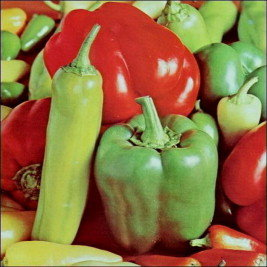
#> input picture lab5/pepper.jpg, 267 x 267 px
$ python lab5_task3.py   (older library calls are emulated)
#> lines starting #> are read from the running program, lines starting #| are printed output that depends on the picture; after the words box and inside, x2 and y2 are one past the last pixel; in counts of white or black regions, pixels touching at a corner belong together
#> further down, image is the input picture: shape (267, 267, 3); mean B, G, R 64.8, 112.5, 144.9
import cv2
import numpy as np
import matplotlib.pyplot as plt

def adaptive_median_filter(img, kernel_size=3):
    """Applies an adaptive median filter to reduce noise while preserving edges."""
#> called with kernel_size = 3
    return cv2.medianBlur(img, kernel_size)
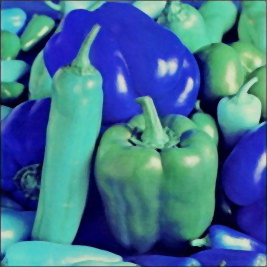
#> returned value: shape (267, 267, 3); mean of channels 0, 1, 2 144.9, 112.4, 64.5; drawn as B, G, R

def max_directional_difference(img):
    """Computes the maximum directional difference in the RGB space."""
    diff = np.zeros(img.shape[:2], dtype=np.float32)
    for i in range(3):  # Iterate over R, G, B channels
        #Compute Sobel in x direction in the selected channel
        sobelx = np.abs(cv2.Sobel(img[:, :, i], cv2.CV_64F, 1, 0))
        # Compute Sobel in y direction in the selected channel
        sobely = np.abs(cv2.Sobel(img[:, :, i], cv2.CV_64F, 0, 1))
        diff = np.maximum(diff, np.sqrt(sobelx**2 + sobely**2))
#> this loop made 3 passes
#> pass 1, in max_directional_difference, `sobelx = np.abs(cv2.Sobel(img[:, :, i], cv2.CV_64F, 1, 0))`:
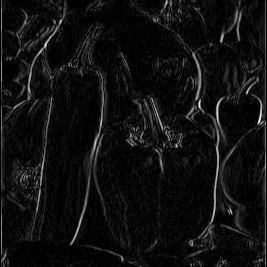
#> sobelx: shape (267, 267) float64; min 0, max 684, mean 44.1; drawn with min black and max white
#> pass 1, in max_directional_difference, `sobely = np.abs(cv2.Sobel(img[:, :, i], cv2.CV_64F, 0, 1))`:
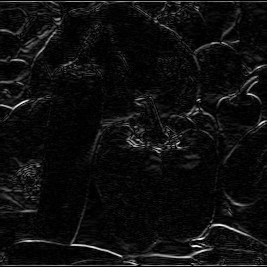
#> sobely: shape (267, 267) float64; min 0, max 674, mean 39.9; drawn with min black and max white
#> pass 1, in max_directional_difference, `diff = np.maximum(diff, np.sqrt(sobelx**2 + sobely**2))`:
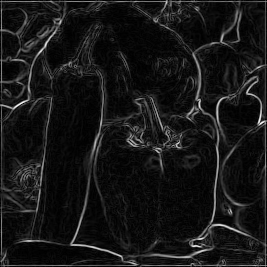
#> diff: shape (267, 267) float64; min 0, max 753.2, mean 67.6; drawn with min black and max white
#> pass 2, in max_directional_difference, `sobelx = np.abs(cv2.Sobel(img[:, :, i], cv2.CV_64F, 1, 0))`:
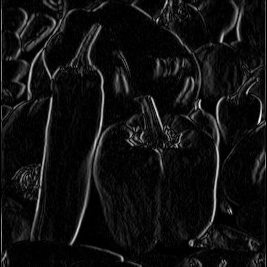
#> sobelx: shape (267, 267) float64; min 0, max 769, mean 52.3; drawn with min black and max white
#> after the loop:
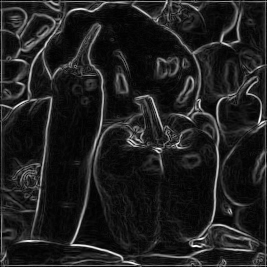
#> diff: shape (267, 267) float64; min 0, max 796, mean 101.1; drawn with min black and max white
    return diff

def threshold_edge_detection(diff, threshold_ratio=0.3):
    """Applies a threshold to the detected edges."""
#> called with threshold_ratio = 0.3
    threshold = threshold_ratio * np.max(diff)
#> threshold = 238.8
    return (diff > threshold).astype(np.uint8) * 255
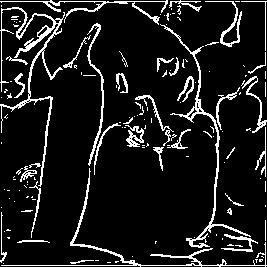
#> returned value: shape (267, 267); 10.5% white in thin lines or dots

# Load image
image = cv2.imread("pepper.jpg")
image = cv2.cvtColor(image, cv2.COLOR_BGR2RGB)

# Apply adaptive median filter
filtered_img = adaptive_median_filter(image, kernel_size=3)

# Compute max directional difference
edge_map = max_directional_difference(image)

# Apply thresholding
final_edges = threshold_edge_detection(edge_map)

# Display results
fig, ax = plt.subplots(1, 3, figsize=(15, 5))
ax[0].imshow(image)
ax[0].set_title("Original Image")
ax[0].axis("off")

ax[1].imshow(edge_map, cmap="gray")
ax[1].set_title("Max Directional Difference")
ax[1].axis("off")

ax[2].imshow(final_edges, cmap="gray")
ax[2].set_title("Final Edge Map")
ax[2].axis("off")

plt.show()

$ run again, with lab5/cameraman.png saved as lab5/pepper.jpg
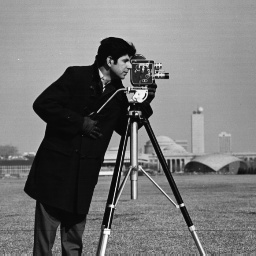
#> input picture lab5/cameraman.png, 256 x 256 px
#> image is the input picture: shape (256, 256, 3); min 4, max 254, mean 118.7
#> the loop in max_directional_difference, `for i in range(3):` made 3 passes
#> pass 1, in max_directional_difference, `diff = np.maximum(diff, np.sqrt(sobelx**2 + sobely**2))`:
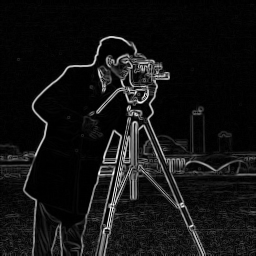
#> diff: shape (256, 256) float64; min 0, max 911.4, mean 70.5; drawn with min black and max white
#> threshold = 273.4
#> in threshold_edge_detection, `return (diff > threshold).astype(np.uint8) * 255`:
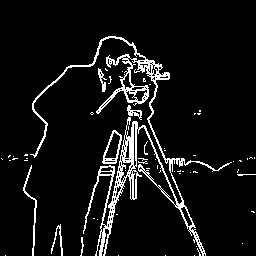
#> returned value: shape (256, 256); 7.4% white in thin lines or dots, all inside (x1, y1, x2, y2) = (1, 36, 256, 256)

$ run again, with lab5/scene.png saved as lab5/pepper.jpg
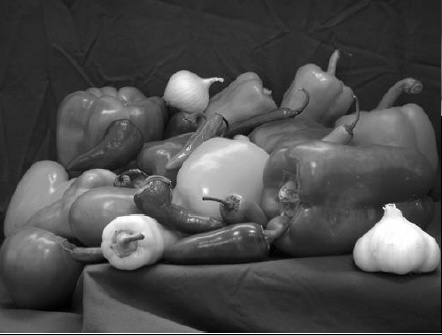
#> input picture lab5/scene.png, 442 x 335 px
#> image is the input picture: shape (335, 442, 3); min 0, max 255, mean 76.7
#> threshold = 293.7
#> in threshold_edge_detection, `return (diff > threshold).astype(np.uint8) * 255`:
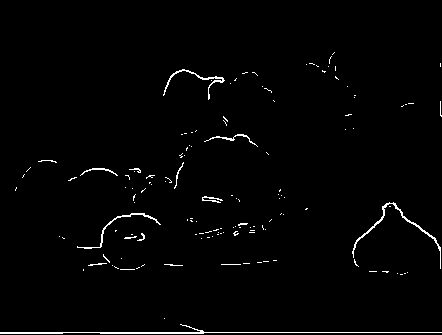
#> returned value: shape (335, 442); 1.5% white in thin lines or dots, all inside (x1, y1, x2, y2) = (0, 52, 442, 334)
#> `plt.show()`:
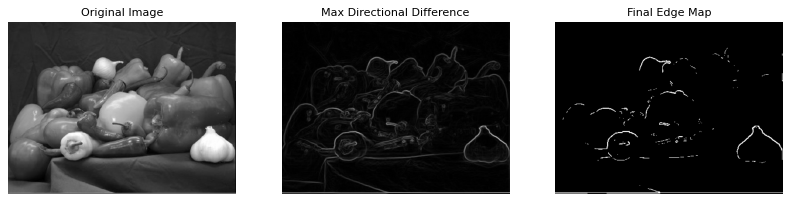
#> figure drawn by matplotlib, 3 panels

$ run again, with lab5/template.png saved as lab5/pepper.jpg
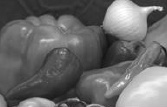
#> input picture lab5/template.png, 167 x 107 px
#> image is the input picture: shape (107, 167, 3); mean B, G, R 105.3, 105.2, 105.3
#> threshold = 211.1
#> in threshold_edge_detection, `return (diff > threshold).astype(np.uint8) * 255`:
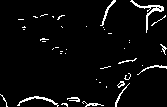
#> returned value: shape (107, 167); 4.3% white in thin lines or dots
